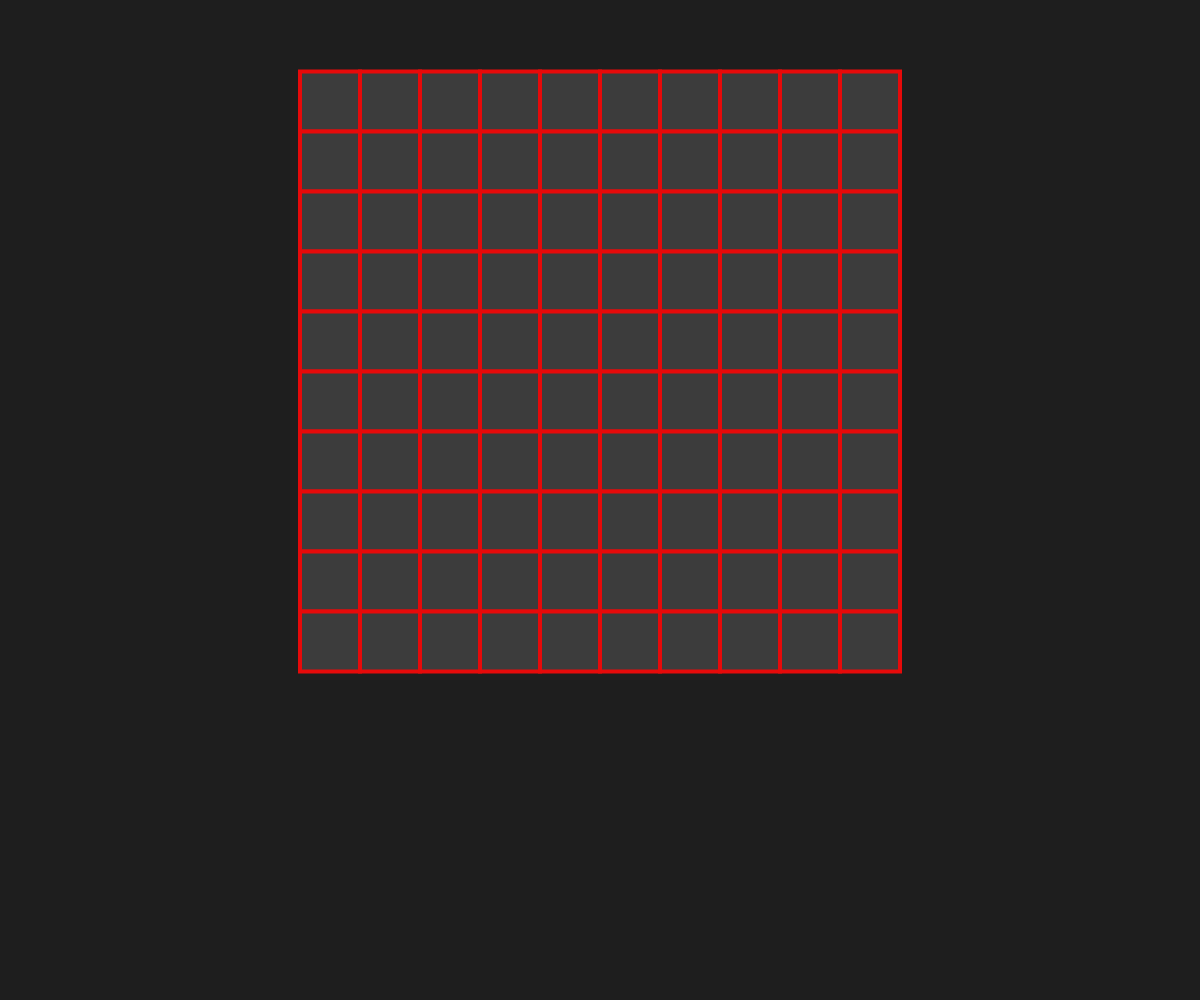
Frame 1 (no input)
Frame 60 (no input): identical to frame 1, image omitted
Frame 120 (the mouse pressed at the canvas centre since frame 60): identical to frame 1, image omitted

The p5.js sketch that drew this single still picture (run headless with seeded random() and noise() and a simulated clock; from frame 60 on, the mouse is pressed at the canvas centre):

// p5.js sketch
// ── sketch.js
const canvasWidth = window.innerWidth
const canvasHeight = window.innerHeight
const numCols = 10
const numRows = 10
const squareSize = canvasWidth/20
const offsetX = canvasWidth/4
const offsetY = canvasHeight/14
const player1Color = [220,20,200]
const player2Color = [0,220,0]
const initSquareColor = 60
const clickedSquareColor = 230
const squareOutlineColor = [230,10,10]
const bgCol = 30
let squares = []
let circles = []
let stars = []
let turn  = 0



function setup(){
    createCanvas(canvasWidth, canvasHeight)
    squares = createSquares(numRows, numCols, squareSize, offsetX, offsetY, initSquareColor, clickedSquareColor, squareOutlineColor)
}

function draw(){
    background(bgCol)
    drawSquares(squares)
}

function mousePressed(){
    const square = getSquare(mouseX, mouseY, squares)
    console.log(square)
    if(square && !square.filled){
        console.log(square, 'found')
        square.clicked = !square.clicked
        if(turn < 1){
            addCircle(square, player1Color)
            turn = 1
        }else{
            addCircle(square,player2Color)
            turn = 0
        }

    }else{
        console.log('outside')
    }

    
}


// ── mouse-utils.js
function checkMouse(mX, mY, item){
    // console.log(mX, mY, item)
    if(mX > item.x && 
        mX < item.x + item.w &&
        mY > item.y &&
        mY < item.y + item.h){
            console.log('true')
            return true
        } else {
            return false
        }
}

function getSquare(mX, mY, arr){
    const found = arr.filter((item, idx) => {
        if(checkMouse(mX, mY, item)){
            console.log(idx)
            return item
        }
    })
    console.log(found)
    return found[0]
}
// ── shapes-utils.js

// function getCoordinates(idx, rows, cols, size){
//     // 1/3
//     // let rowC =  Math.floor(idx/cols) 
//     // let colC = idx % cols
//     // let rowCounter = 0
//     // let colCounter = 0
//     // for(let i = 0; i < idx; i++){
//     //     if(colCounter < cols -1){
//     //         colCounter ++
//     //     } else{
//     //         rowCounter++
//     //         colCounter = 0
//     //     }
//     // }
//     // // console.log(rowCounter, rowC)
//     // console.log(idx, colC, colCounter)
//     return {
//         x: size * (idx % cols) + size,
//         y: size * Math.floor(idx/cols) + size,
//     }   
// }

function getCoordinates(idx, rows, cols, size, offsetX, offsetY){
    return {
        x: size * (idx % cols) + offsetX,
        y: size * Math.floor(idx/cols) + offsetY,
    }   
}

function createSquares(rows, cols, size, offsetX, offsetY, fillColor, clickedColor, strokeColor){
    arr = Array.from({ length: (rows * cols)}, (el, i ) => {
        const {x, y} = getCoordinates(i, rows, cols, size, offsetX, offsetY)       
        return {
            x, y, 
            w:size, 
            h:size,
            fillColor,
            clickedColor,
            strokeColor,
            clicked : false, 
        }
    })
    return arr
}

function createSquares2(rows, cols, size){
    let rowCounter = 0
    let colCounter = 0
    let arr = []
    for(let i = 0; i < rows * cols; i++){
        const xPos = size * colCounter
        const yPos = size * rowCounter
        if(colCounter < cols - 1){
            colCounter ++
        } else{
            rowCounter++
            colCounter = 0
        }
        arr.push({
            x: xPos + size,
            y: yPos + size,
            w: size,
            h: size,
        })
    }
    return arr
}


function drawSquares(arr, bgCol, lineCol){
    arr.forEach(square => {
        if(square.clicked){
            fill(square.clickedColor)
        }else{
            fill(square.fillColor)
        }        
        stroke(square.strokeColor)
        strokeWeight(4)
        rect(square.x, square.y, square.w, square.h)
        
        if(square.filled){
            // console.log(square)
            fill(square.circleColor)
            noStroke()
            ellipse(square.x + square.w/2, square.y + square.h/2, square.w/2, square.h/2)
        }
    
    })
}

function addCircle(square, col){
    square.filled = true
    square.circleColor = col
}



// function drawGrid(){
//     for(i = 1; i < numColumns; i++){
//         stroke(255)
//         line(startX, startY * (i + 1), startX * (numColumns + 1), startY * (i + 1))
//     }
//     for(i = 1; i < numRows; i++){
//         stroke(255)
//         line(startX * (i + 1), startY, startX * (i + 1), startY * (numRows + 1))
//     }
// }
